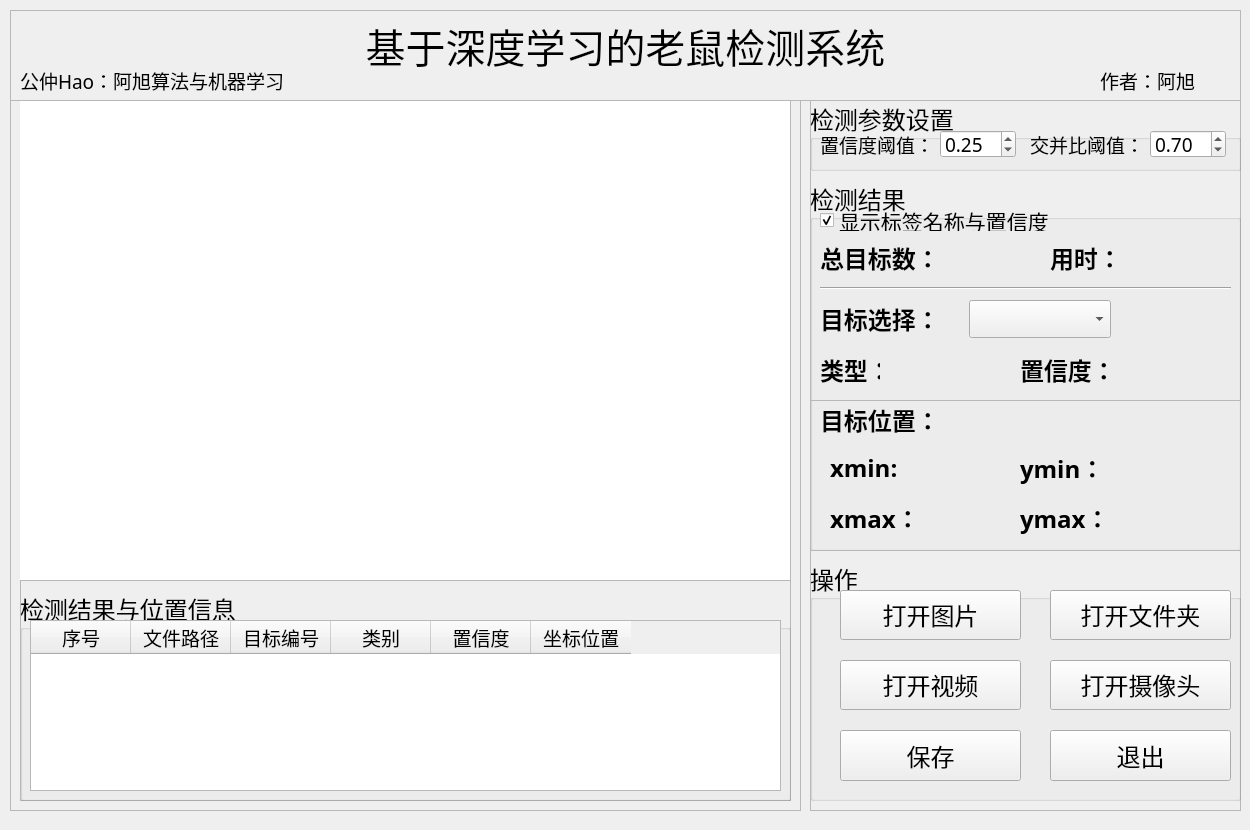
<?xml version="1.0" encoding="UTF-8"?>
<ui version="4.0">
 <class>MainWindow</class>
 <widget class="QMainWindow" name="MainWindow">
  <property name="geometry">
   <rect>
    <x>0</x>
    <y>0</y>
    <width>1250</width>
    <height>830</height>
   </rect>
  </property>
  <property name="minimumSize">
   <size>
    <width>1250</width>
    <height>830</height>
   </size>
  </property>
  <property name="maximumSize">
   <size>
    <width>1250</width>
    <height>830</height>
   </size>
  </property>
  <property name="windowTitle">
   <string>基于深度学习的老鼠检测系统</string>
  </property>
  <property name="windowIcon">
   <iconset resource="ui_sources.qrc">
    <normaloff>:/icons/ui_imgs/icons/目标检测.png</normaloff>:/icons/ui_imgs/icons/目标检测.png</iconset>
  </property>
  <widget class="QWidget" name="centralwidget">
   <widget class="QFrame" name="frame">
    <property name="geometry">
     <rect>
      <x>10</x>
      <y>100</y>
      <width>791</width>
      <height>711</height>
     </rect>
    </property>
    <property name="frameShape">
     <enum>QFrame::StyledPanel</enum>
    </property>
    <property name="frameShadow">
     <enum>QFrame::Raised</enum>
    </property>
    <widget class="QFrame" name="frame_2">
     <property name="geometry">
      <rect>
       <x>10</x>
       <y>0</y>
       <width>771</width>
       <height>481</height>
      </rect>
     </property>
     <property name="frameShape">
      <enum>QFrame::StyledPanel</enum>
     </property>
     <property name="frameShadow">
      <enum>QFrame::Raised</enum>
     </property>
     <widget class="QLabel" name="label_show">
      <property name="geometry">
       <rect>
        <x>0</x>
        <y>0</y>
        <width>770</width>
        <height>480</height>
       </rect>
      </property>
      <property name="minimumSize">
       <size>
        <width>770</width>
        <height>480</height>
       </size>
      </property>
      <property name="maximumSize">
       <size>
        <width>770</width>
        <height>480</height>
       </size>
      </property>
      <property name="styleSheet">
       <string notr="true">background-color: rgb(255, 255, 255);</string>
      </property>
      <property name="text">
       <string/>
      </property>
     </widget>
    </widget>
    <widget class="QFrame" name="frame_3">
     <property name="geometry">
      <rect>
       <x>10</x>
       <y>480</y>
       <width>771</width>
       <height>221</height>
      </rect>
     </property>
     <property name="frameShape">
      <enum>QFrame::StyledPanel</enum>
     </property>
     <property name="frameShadow">
      <enum>QFrame::Raised</enum>
     </property>
     <widget class="QGroupBox" name="groupBox_3">
      <property name="geometry">
       <rect>
        <x>0</x>
        <y>10</y>
        <width>771</width>
        <height>211</height>
       </rect>
      </property>
      <property name="font">
       <font>
        <family>楷体</family>
        <pointsize>18</pointsize>
       </font>
      </property>
      <property name="title">
       <string>检测结果与位置信息</string>
      </property>
      <widget class="QTableWidget" name="tableWidget">
       <property name="geometry">
        <rect>
         <x>10</x>
         <y>30</y>
         <width>751</width>
         <height>171</height>
        </rect>
       </property>
       <property name="font">
        <font>
         <family>华文楷体</family>
         <pointsize>14</pointsize>
        </font>
       </property>
       <column>
        <property name="text">
         <string>序号</string>
        </property>
       </column>
       <column>
        <property name="text">
         <string>文件路径</string>
        </property>
       </column>
       <column>
        <property name="text">
         <string>目标编号</string>
        </property>
       </column>
       <column>
        <property name="text">
         <string>类别</string>
        </property>
       </column>
       <column>
        <property name="text">
         <string>置信度</string>
        </property>
       </column>
       <column>
        <property name="text">
         <string>坐标位置</string>
        </property>
       </column>
      </widget>
     </widget>
    </widget>
   </widget>
   <widget class="QFrame" name="frame_4">
    <property name="geometry">
     <rect>
      <x>810</x>
      <y>100</y>
      <width>431</width>
      <height>711</height>
     </rect>
    </property>
    <property name="frameShape">
     <enum>QFrame::StyledPanel</enum>
    </property>
    <property name="frameShadow">
     <enum>QFrame::Raised</enum>
    </property>
    <widget class="QGroupBox" name="groupBox_2">
     <property name="geometry">
      <rect>
       <x>0</x>
       <y>80</y>
       <width>431</width>
       <height>371</height>
      </rect>
     </property>
     <property name="font">
      <font>
       <family>楷体</family>
       <pointsize>18</pointsize>
      </font>
     </property>
     <property name="title">
      <string>检测结果</string>
     </property>
     <widget class="QFrame" name="frame_6">
      <property name="geometry">
       <rect>
        <x>0</x>
        <y>220</y>
        <width>431</width>
        <height>151</height>
       </rect>
      </property>
      <property name="frameShape">
       <enum>QFrame::StyledPanel</enum>
      </property>
      <property name="frameShadow">
       <enum>QFrame::Raised</enum>
      </property>
      <widget class="QLabel" name="label_4">
       <property name="geometry">
        <rect>
         <x>10</x>
         <y>0</y>
         <width>131</width>
         <height>41</height>
        </rect>
       </property>
       <property name="font">
        <font>
         <family>楷体</family>
         <pointsize>18</pointsize>
        </font>
       </property>
       <property name="styleSheet">
        <string notr="true"/>
       </property>
       <property name="text">
        <string>&lt;html&gt;&lt;head/&gt;&lt;body&gt;&lt;p&gt;&lt;span style=&quot; font-weight:600;&quot;&gt;目标位置：&lt;/span&gt;&lt;/p&gt;&lt;/body&gt;&lt;/html&gt;</string>
       </property>
      </widget>
      <widget class="QWidget" name="layoutWidget">
       <property name="geometry">
        <rect>
         <x>20</x>
         <y>50</y>
         <width>161</width>
         <height>37</height>
        </rect>
       </property>
       <layout class="QHBoxLayout" name="horizontalLayout">
        <item>
         <widget class="QLabel" name="label_6">
          <property name="font">
           <font>
            <family>楷体</family>
            <pointsize>18</pointsize>
            <weight>50</weight>
            <bold>false</bold>
           </font>
          </property>
          <property name="text">
           <string>&lt;html&gt;&lt;head/&gt;&lt;body&gt;&lt;p&gt;&lt;span style=&quot; font-weight:600;&quot;&gt;xmin:&lt;/span&gt;&lt;/p&gt;&lt;/body&gt;&lt;/html&gt;</string>
          </property>
         </widget>
        </item>
        <item>
         <widget class="QLabel" name="label_xmin">
          <property name="palette">
           <palette>
            <active>
             <colorrole role="WindowText">
              <brush brushstyle="SolidPattern">
               <color alpha="255">
                <red>255</red>
                <green>0</green>
                <blue>0</blue>
               </color>
              </brush>
             </colorrole>
            </active>
            <inactive>
             <colorrole role="WindowText">
              <brush brushstyle="SolidPattern">
               <color alpha="255">
                <red>255</red>
                <green>0</green>
                <blue>0</blue>
               </color>
              </brush>
             </colorrole>
            </inactive>
            <disabled>
             <colorrole role="WindowText">
              <brush brushstyle="SolidPattern">
               <color alpha="255">
                <red>120</red>
                <green>120</green>
                <blue>120</blue>
               </color>
              </brush>
             </colorrole>
            </disabled>
           </palette>
          </property>
          <property name="font">
           <font>
            <family>Arial</family>
            <pointsize>16</pointsize>
            <weight>75</weight>
            <bold>true</bold>
           </font>
          </property>
          <property name="text">
           <string/>
          </property>
         </widget>
        </item>
       </layout>
      </widget>
      <widget class="QWidget" name="layoutWidget">
       <property name="geometry">
        <rect>
         <x>210</x>
         <y>50</y>
         <width>161</width>
         <height>37</height>
        </rect>
       </property>
       <layout class="QHBoxLayout" name="horizontalLayout_2">
        <item>
         <widget class="QLabel" name="label_8">
          <property name="text">
           <string>&lt;html&gt;&lt;head/&gt;&lt;body&gt;&lt;p&gt;&lt;span style=&quot; font-weight:600;&quot;&gt;ymin：&lt;/span&gt;&lt;/p&gt;&lt;/body&gt;&lt;/html&gt;</string>
          </property>
         </widget>
        </item>
        <item>
         <widget class="QLabel" name="label_ymin">
          <property name="palette">
           <palette>
            <active>
             <colorrole role="WindowText">
              <brush brushstyle="SolidPattern">
               <color alpha="255">
                <red>255</red>
                <green>0</green>
                <blue>0</blue>
               </color>
              </brush>
             </colorrole>
            </active>
            <inactive>
             <colorrole role="WindowText">
              <brush brushstyle="SolidPattern">
               <color alpha="255">
                <red>255</red>
                <green>0</green>
                <blue>0</blue>
               </color>
              </brush>
             </colorrole>
            </inactive>
            <disabled>
             <colorrole role="WindowText">
              <brush brushstyle="SolidPattern">
               <color alpha="255">
                <red>120</red>
                <green>120</green>
                <blue>120</blue>
               </color>
              </brush>
             </colorrole>
            </disabled>
           </palette>
          </property>
          <property name="font">
           <font>
            <family>Arial</family>
            <pointsize>16</pointsize>
            <weight>75</weight>
            <bold>true</bold>
           </font>
          </property>
          <property name="text">
           <string/>
          </property>
         </widget>
        </item>
       </layout>
      </widget>
      <widget class="QWidget" name="layoutWidget">
       <property name="geometry">
        <rect>
         <x>20</x>
         <y>100</y>
         <width>161</width>
         <height>37</height>
        </rect>
       </property>
       <layout class="QHBoxLayout" name="horizontalLayout_3">
        <item>
         <widget class="QLabel" name="label_7">
          <property name="text">
           <string>&lt;html&gt;&lt;head/&gt;&lt;body&gt;&lt;p&gt;&lt;span style=&quot; font-weight:600;&quot;&gt;xmax：&lt;/span&gt;&lt;/p&gt;&lt;/body&gt;&lt;/html&gt;</string>
          </property>
         </widget>
        </item>
        <item>
         <widget class="QLabel" name="label_xmax">
          <property name="palette">
           <palette>
            <active>
             <colorrole role="WindowText">
              <brush brushstyle="SolidPattern">
               <color alpha="255">
                <red>255</red>
                <green>0</green>
                <blue>0</blue>
               </color>
              </brush>
             </colorrole>
            </active>
            <inactive>
             <colorrole role="WindowText">
              <brush brushstyle="SolidPattern">
               <color alpha="255">
                <red>255</red>
                <green>0</green>
                <blue>0</blue>
               </color>
              </brush>
             </colorrole>
            </inactive>
            <disabled>
             <colorrole role="WindowText">
              <brush brushstyle="SolidPattern">
               <color alpha="255">
                <red>120</red>
                <green>120</green>
                <blue>120</blue>
               </color>
              </brush>
             </colorrole>
            </disabled>
           </palette>
          </property>
          <property name="font">
           <font>
            <family>Arial</family>
            <pointsize>16</pointsize>
            <weight>75</weight>
            <bold>true</bold>
           </font>
          </property>
          <property name="text">
           <string/>
          </property>
         </widget>
        </item>
       </layout>
      </widget>
      <widget class="QWidget" name="layoutWidget">
       <property name="geometry">
        <rect>
         <x>210</x>
         <y>100</y>
         <width>161</width>
         <height>37</height>
        </rect>
       </property>
       <layout class="QHBoxLayout" name="horizontalLayout_4">
        <item>
         <widget class="QLabel" name="label_9">
          <property name="text">
           <string>&lt;html&gt;&lt;head/&gt;&lt;body&gt;&lt;p&gt;&lt;span style=&quot; font-weight:600;&quot;&gt;ymax：&lt;/span&gt;&lt;/p&gt;&lt;/body&gt;&lt;/html&gt;</string>
          </property>
         </widget>
        </item>
        <item>
         <widget class="QLabel" name="label_ymax">
          <property name="palette">
           <palette>
            <active>
             <colorrole role="WindowText">
              <brush brushstyle="SolidPattern">
               <color alpha="255">
                <red>255</red>
                <green>0</green>
                <blue>0</blue>
               </color>
              </brush>
             </colorrole>
            </active>
            <inactive>
             <colorrole role="WindowText">
              <brush brushstyle="SolidPattern">
               <color alpha="255">
                <red>255</red>
                <green>0</green>
                <blue>0</blue>
               </color>
              </brush>
             </colorrole>
            </inactive>
            <disabled>
             <colorrole role="WindowText">
              <brush brushstyle="SolidPattern">
               <color alpha="255">
                <red>120</red>
                <green>120</green>
                <blue>120</blue>
               </color>
              </brush>
             </colorrole>
            </disabled>
           </palette>
          </property>
          <property name="font">
           <font>
            <family>Arial</family>
            <pointsize>16</pointsize>
            <weight>75</weight>
            <bold>true</bold>
           </font>
          </property>
          <property name="text">
           <string/>
          </property>
         </widget>
        </item>
       </layout>
      </widget>
     </widget>
     <widget class="QWidget" name="layoutWidget">
      <property name="geometry">
       <rect>
        <x>10</x>
        <y>60</y>
        <width>211</width>
        <height>37</height>
       </rect>
      </property>
      <layout class="QHBoxLayout" name="horizontalLayout_5">
       <item>
        <widget class="QLabel" name="label">
         <property name="text">
          <string>&lt;html&gt;&lt;head/&gt;&lt;body&gt;&lt;p&gt;&lt;span style=&quot; font-weight:600;&quot;&gt;总目标数：&lt;/span&gt;&lt;/p&gt;&lt;/body&gt;&lt;/html&gt;</string>
         </property>
        </widget>
       </item>
       <item>
        <widget class="QLabel" name="label_nums">
         <property name="palette">
          <palette>
           <active>
            <colorrole role="WindowText">
             <brush brushstyle="SolidPattern">
              <color alpha="255">
               <red>255</red>
               <green>0</green>
               <blue>0</blue>
              </color>
             </brush>
            </colorrole>
            <colorrole role="Text">
             <brush brushstyle="SolidPattern">
              <color alpha="255">
               <red>0</red>
               <green>0</green>
               <blue>0</blue>
              </color>
             </brush>
            </colorrole>
            <colorrole role="PlaceholderText">
             <brush brushstyle="SolidPattern">
              <color alpha="128">
               <red>255</red>
               <green>0</green>
               <blue>0</blue>
              </color>
             </brush>
            </colorrole>
           </active>
           <inactive>
            <colorrole role="WindowText">
             <brush brushstyle="SolidPattern">
              <color alpha="255">
               <red>255</red>
               <green>0</green>
               <blue>0</blue>
              </color>
             </brush>
            </colorrole>
            <colorrole role="Text">
             <brush brushstyle="SolidPattern">
              <color alpha="255">
               <red>0</red>
               <green>0</green>
               <blue>0</blue>
              </color>
             </brush>
            </colorrole>
            <colorrole role="PlaceholderText">
             <brush brushstyle="SolidPattern">
              <color alpha="128">
               <red>255</red>
               <green>0</green>
               <blue>0</blue>
              </color>
             </brush>
            </colorrole>
           </inactive>
           <disabled>
            <colorrole role="WindowText">
             <brush brushstyle="SolidPattern">
              <color alpha="255">
               <red>120</red>
               <green>120</green>
               <blue>120</blue>
              </color>
             </brush>
            </colorrole>
            <colorrole role="Text">
             <brush brushstyle="SolidPattern">
              <color alpha="255">
               <red>120</red>
               <green>120</green>
               <blue>120</blue>
              </color>
             </brush>
            </colorrole>
            <colorrole role="PlaceholderText">
             <brush brushstyle="SolidPattern">
              <color alpha="128">
               <red>0</red>
               <green>0</green>
               <blue>0</blue>
              </color>
             </brush>
            </colorrole>
           </disabled>
          </palette>
         </property>
         <property name="font">
          <font>
           <family>Arial</family>
           <pointsize>16</pointsize>
           <weight>75</weight>
           <bold>true</bold>
          </font>
         </property>
         <property name="text">
          <string/>
         </property>
        </widget>
       </item>
      </layout>
     </widget>
     <widget class="QWidget" name="layoutWidget">
      <property name="geometry">
       <rect>
        <x>10</x>
        <y>120</y>
        <width>291</width>
        <height>38</height>
       </rect>
      </property>
      <layout class="QHBoxLayout" name="horizontalLayout_6">
       <item>
        <widget class="QLabel" name="label_5">
         <property name="text">
          <string>&lt;html&gt;&lt;head/&gt;&lt;body&gt;&lt;p&gt;&lt;span style=&quot; font-weight:600;&quot;&gt;目标选择：&lt;/span&gt;&lt;/p&gt;&lt;/body&gt;&lt;/html&gt;</string>
         </property>
        </widget>
       </item>
       <item>
        <widget class="QComboBox" name="comboBox"/>
       </item>
      </layout>
     </widget>
     <widget class="QWidget" name="layoutWidget_2">
      <property name="geometry">
       <rect>
        <x>240</x>
        <y>60</y>
        <width>181</width>
        <height>37</height>
       </rect>
      </property>
      <layout class="QHBoxLayout" name="horizontalLayout_7">
       <item>
        <widget class="QLabel" name="label_10">
         <property name="text">
          <string>&lt;html&gt;&lt;head/&gt;&lt;body&gt;&lt;p&gt;&lt;span style=&quot; font-weight:600;&quot;&gt;用时：&lt;/span&gt;&lt;/p&gt;&lt;/body&gt;&lt;/html&gt;</string>
         </property>
        </widget>
       </item>
       <item>
        <widget class="QLabel" name="time_lb">
         <property name="palette">
          <palette>
           <active>
            <colorrole role="WindowText">
             <brush brushstyle="SolidPattern">
              <color alpha="255">
               <red>255</red>
               <green>0</green>
               <blue>0</blue>
              </color>
             </brush>
            </colorrole>
            <colorrole role="Text">
             <brush brushstyle="SolidPattern">
              <color alpha="255">
               <red>0</red>
               <green>0</green>
               <blue>0</blue>
              </color>
             </brush>
            </colorrole>
            <colorrole role="PlaceholderText">
             <brush brushstyle="SolidPattern">
              <color alpha="128">
               <red>255</red>
               <green>0</green>
               <blue>0</blue>
              </color>
             </brush>
            </colorrole>
           </active>
           <inactive>
            <colorrole role="WindowText">
             <brush brushstyle="SolidPattern">
              <color alpha="255">
               <red>255</red>
               <green>0</green>
               <blue>0</blue>
              </color>
             </brush>
            </colorrole>
            <colorrole role="Text">
             <brush brushstyle="SolidPattern">
              <color alpha="255">
               <red>0</red>
               <green>0</green>
               <blue>0</blue>
              </color>
             </brush>
            </colorrole>
            <colorrole role="PlaceholderText">
             <brush brushstyle="SolidPattern">
              <color alpha="128">
               <red>255</red>
               <green>0</green>
               <blue>0</blue>
              </color>
             </brush>
            </colorrole>
           </inactive>
           <disabled>
            <colorrole role="WindowText">
             <brush brushstyle="SolidPattern">
              <color alpha="255">
               <red>120</red>
               <green>120</green>
               <blue>120</blue>
              </color>
             </brush>
            </colorrole>
            <colorrole role="Text">
             <brush brushstyle="SolidPattern">
              <color alpha="255">
               <red>120</red>
               <green>120</green>
               <blue>120</blue>
              </color>
             </brush>
            </colorrole>
            <colorrole role="PlaceholderText">
             <brush brushstyle="SolidPattern">
              <color alpha="128">
               <red>0</red>
               <green>0</green>
               <blue>0</blue>
              </color>
             </brush>
            </colorrole>
           </disabled>
          </palette>
         </property>
         <property name="font">
          <font>
           <family>Arial</family>
           <pointsize>16</pointsize>
           <weight>75</weight>
           <bold>true</bold>
          </font>
         </property>
         <property name="text">
          <string/>
         </property>
        </widget>
       </item>
      </layout>
     </widget>
     <widget class="QWidget" name="layoutWidget">
      <property name="geometry">
       <rect>
        <x>210</x>
        <y>170</y>
        <width>211</width>
        <height>41</height>
       </rect>
      </property>
      <layout class="QHBoxLayout" name="horizontalLayout_8">
       <item>
        <widget class="QLabel" name="label_11">
         <property name="text">
          <string>&lt;html&gt;&lt;head/&gt;&lt;body&gt;&lt;p&gt;&lt;span style=&quot; font-weight:600;&quot;&gt;置信度：&lt;/span&gt;&lt;/p&gt;&lt;/body&gt;&lt;/html&gt;</string>
         </property>
        </widget>
       </item>
       <item>
        <widget class="QLabel" name="label_conf">
         <property name="palette">
          <palette>
           <active>
            <colorrole role="WindowText">
             <brush brushstyle="SolidPattern">
              <color alpha="255">
               <red>255</red>
               <green>0</green>
               <blue>0</blue>
              </color>
             </brush>
            </colorrole>
           </active>
           <inactive>
            <colorrole role="WindowText">
             <brush brushstyle="SolidPattern">
              <color alpha="255">
               <red>255</red>
               <green>0</green>
               <blue>0</blue>
              </color>
             </brush>
            </colorrole>
           </inactive>
           <disabled>
            <colorrole role="WindowText">
             <brush brushstyle="SolidPattern">
              <color alpha="255">
               <red>120</red>
               <green>120</green>
               <blue>120</blue>
              </color>
             </brush>
            </colorrole>
           </disabled>
          </palette>
         </property>
         <property name="font">
          <font>
           <family>Arial</family>
           <pointsize>16</pointsize>
           <weight>75</weight>
           <bold>true</bold>
          </font>
         </property>
         <property name="text">
          <string/>
         </property>
        </widget>
       </item>
      </layout>
     </widget>
     <widget class="QWidget" name="layoutWidget_3">
      <property name="geometry">
       <rect>
        <x>10</x>
        <y>170</y>
        <width>191</width>
        <height>41</height>
       </rect>
      </property>
      <layout class="QHBoxLayout" name="horizontalLayout_9">
       <item>
        <widget class="QLabel" name="label_13">
         <property name="maximumSize">
          <size>
           <width>60</width>
           <height>16777215</height>
          </size>
         </property>
         <property name="text">
          <string>&lt;html&gt;&lt;head/&gt;&lt;body&gt;&lt;p&gt;&lt;span style=&quot; font-weight:600;&quot;&gt;类型：&lt;/span&gt;&lt;/p&gt;&lt;/body&gt;&lt;/html&gt;</string>
         </property>
        </widget>
       </item>
       <item>
        <widget class="QLabel" name="type_lb">
         <property name="palette">
          <palette>
           <active>
            <colorrole role="WindowText">
             <brush brushstyle="SolidPattern">
              <color alpha="255">
               <red>255</red>
               <green>0</green>
               <blue>0</blue>
              </color>
             </brush>
            </colorrole>
           </active>
           <inactive>
            <colorrole role="WindowText">
             <brush brushstyle="SolidPattern">
              <color alpha="255">
               <red>255</red>
               <green>0</green>
               <blue>0</blue>
              </color>
             </brush>
            </colorrole>
           </inactive>
           <disabled>
            <colorrole role="WindowText">
             <brush brushstyle="SolidPattern">
              <color alpha="255">
               <red>120</red>
               <green>120</green>
               <blue>120</blue>
              </color>
             </brush>
            </colorrole>
           </disabled>
          </palette>
         </property>
         <property name="font">
          <font>
           <family>Arial</family>
           <pointsize>16</pointsize>
           <weight>75</weight>
           <bold>true</bold>
          </font>
         </property>
         <property name="text">
          <string/>
         </property>
        </widget>
       </item>
      </layout>
     </widget>
     <widget class="Line" name="line">
      <property name="geometry">
       <rect>
        <x>10</x>
        <y>100</y>
        <width>411</width>
        <height>16</height>
       </rect>
      </property>
      <property name="orientation">
       <enum>Qt::Horizontal</enum>
      </property>
     </widget>
     <widget class="QCheckBox" name="show_labels_and_conf">
      <property name="geometry">
       <rect>
        <x>10</x>
        <y>30</y>
        <width>271</width>
        <height>21</height>
       </rect>
      </property>
      <property name="font">
       <font>
        <family>楷体</family>
        <pointsize>16</pointsize>
       </font>
      </property>
      <property name="text">
       <string>显示标签名称与置信度</string>
      </property>
      <property name="checked">
       <bool>true</bool>
      </property>
     </widget>
    </widget>
    <widget class="QGroupBox" name="groupBox_4">
     <property name="geometry">
      <rect>
       <x>0</x>
       <y>460</y>
       <width>431</width>
       <height>241</height>
      </rect>
     </property>
     <property name="font">
      <font>
       <family>楷体</family>
       <pointsize>18</pointsize>
      </font>
     </property>
     <property name="title">
      <string>操作</string>
     </property>
     <widget class="QPushButton" name="SaveBtn">
      <property name="geometry">
       <rect>
        <x>30</x>
        <y>170</y>
        <width>181</width>
        <height>51</height>
       </rect>
      </property>
      <property name="text">
       <string>保存</string>
      </property>
      <property name="icon">
       <iconset resource="ui_sources.qrc">
        <normaloff>:/icons/ui_imgs/icons/保存.png</normaloff>:/icons/ui_imgs/icons/保存.png</iconset>
      </property>
      <property name="iconSize">
       <size>
        <width>30</width>
        <height>30</height>
       </size>
      </property>
     </widget>
     <widget class="QPushButton" name="ExitBtn">
      <property name="geometry">
       <rect>
        <x>240</x>
        <y>170</y>
        <width>181</width>
        <height>51</height>
       </rect>
      </property>
      <property name="text">
       <string>退出</string>
      </property>
      <property name="icon">
       <iconset resource="ui_sources.qrc">
        <normaloff>:/icons/ui_imgs/icons/退出.png</normaloff>:/icons/ui_imgs/icons/退出.png</iconset>
      </property>
      <property name="iconSize">
       <size>
        <width>30</width>
        <height>30</height>
       </size>
      </property>
     </widget>
     <widget class="QPushButton" name="VideoBtn">
      <property name="geometry">
       <rect>
        <x>30</x>
        <y>100</y>
        <width>181</width>
        <height>50</height>
       </rect>
      </property>
      <property name="font">
       <font>
        <family>楷体</family>
        <pointsize>18</pointsize>
       </font>
      </property>
      <property name="styleSheet">
       <string notr="true"/>
      </property>
      <property name="text">
       <string>打开视频</string>
      </property>
      <property name="icon">
       <iconset>
        <activeon>:/icons/ui_imgs/icons/video.png</activeon>
       </iconset>
      </property>
      <property name="iconSize">
       <size>
        <width>40</width>
        <height>40</height>
       </size>
      </property>
     </widget>
     <widget class="QPushButton" name="CapBtn">
      <property name="geometry">
       <rect>
        <x>240</x>
        <y>100</y>
        <width>181</width>
        <height>50</height>
       </rect>
      </property>
      <property name="font">
       <font>
        <family>楷体</family>
        <pointsize>18</pointsize>
       </font>
      </property>
      <property name="styleSheet">
       <string notr="true"/>
      </property>
      <property name="text">
       <string>打开摄像头</string>
      </property>
      <property name="icon">
       <iconset>
        <activeon>:/icons/ui_imgs/icons/camera.png</activeon>
       </iconset>
      </property>
      <property name="iconSize">
       <size>
        <width>40</width>
        <height>40</height>
       </size>
      </property>
     </widget>
     <widget class="QPushButton" name="PicBtn">
      <property name="geometry">
       <rect>
        <x>30</x>
        <y>30</y>
        <width>181</width>
        <height>50</height>
       </rect>
      </property>
      <property name="font">
       <font>
        <family>楷体</family>
        <pointsize>18</pointsize>
       </font>
      </property>
      <property name="styleSheet">
       <string notr="true"/>
      </property>
      <property name="text">
       <string>打开图片</string>
      </property>
      <property name="icon">
       <iconset>
        <activeon>:/icons/ui_imgs/icons/img.png</activeon>
       </iconset>
      </property>
      <property name="iconSize">
       <size>
        <width>40</width>
        <height>40</height>
       </size>
      </property>
     </widget>
     <widget class="QPushButton" name="FilesBtn">
      <property name="geometry">
       <rect>
        <x>240</x>
        <y>30</y>
        <width>181</width>
        <height>50</height>
       </rect>
      </property>
      <property name="font">
       <font>
        <family>楷体</family>
        <pointsize>18</pointsize>
       </font>
      </property>
      <property name="styleSheet">
       <string notr="true"/>
      </property>
      <property name="text">
       <string>打开文件夹</string>
      </property>
      <property name="icon">
       <iconset resource="ui_sources.qrc">
        <normaloff>:/icons/ui_imgs/icons/folder.png</normaloff>:/icons/ui_imgs/icons/folder.png</iconset>
      </property>
      <property name="iconSize">
       <size>
        <width>40</width>
        <height>40</height>
       </size>
      </property>
     </widget>
    </widget>
    <widget class="QGroupBox" name="groupBox">
     <property name="geometry">
      <rect>
       <x>0</x>
       <y>0</y>
       <width>431</width>
       <height>71</height>
      </rect>
     </property>
     <property name="font">
      <font>
       <family>楷体</family>
       <pointsize>18</pointsize>
      </font>
     </property>
     <property name="title">
      <string>检测参数设置</string>
     </property>
     <widget class="QWidget" name="layoutWidget_4">
      <property name="geometry">
       <rect>
        <x>10</x>
        <y>30</y>
        <width>196</width>
        <height>28</height>
       </rect>
      </property>
      <layout class="QHBoxLayout" name="horizontalLayout_11">
       <item>
        <widget class="QLabel" name="label_2">
         <property name="font">
          <font>
           <family>楷体</family>
           <pointsize>14</pointsize>
          </font>
         </property>
         <property name="text">
          <string>置信度阈值：</string>
         </property>
        </widget>
       </item>
       <item>
        <widget class="QDoubleSpinBox" name="doubleSpinBox">
         <property name="font">
          <font>
           <family>楷体</family>
           <pointsize>14</pointsize>
          </font>
         </property>
         <property name="maximum">
          <double>1.000000000000000</double>
         </property>
         <property name="singleStep">
          <double>0.050000000000000</double>
         </property>
         <property name="value">
          <double>0.250000000000000</double>
         </property>
        </widget>
       </item>
      </layout>
     </widget>
     <widget class="QWidget" name="layoutWidget_5">
      <property name="geometry">
       <rect>
        <x>220</x>
        <y>30</y>
        <width>196</width>
        <height>28</height>
       </rect>
      </property>
      <layout class="QHBoxLayout" name="horizontalLayout_12">
       <item>
        <widget class="QLabel" name="label_12">
         <property name="font">
          <font>
           <family>楷体</family>
           <pointsize>14</pointsize>
          </font>
         </property>
         <property name="text">
          <string>交并比阈值：</string>
         </property>
        </widget>
       </item>
       <item>
        <widget class="QDoubleSpinBox" name="doubleSpinBox_2">
         <property name="font">
          <font>
           <family>楷体</family>
           <pointsize>14</pointsize>
          </font>
         </property>
         <property name="maximum">
          <double>1.000000000000000</double>
         </property>
         <property name="singleStep">
          <double>0.050000000000000</double>
         </property>
         <property name="value">
          <double>0.700000000000000</double>
         </property>
        </widget>
       </item>
      </layout>
     </widget>
    </widget>
   </widget>
   <widget class="QFrame" name="frame_5">
    <property name="geometry">
     <rect>
      <x>10</x>
      <y>10</y>
      <width>1231</width>
      <height>91</height>
     </rect>
    </property>
    <property name="frameShape">
     <enum>QFrame::StyledPanel</enum>
    </property>
    <property name="frameShadow">
     <enum>QFrame::Raised</enum>
    </property>
    <widget class="QLabel" name="label_3">
     <property name="geometry">
      <rect>
       <x>10</x>
       <y>10</y>
       <width>1211</width>
       <height>51</height>
      </rect>
     </property>
     <property name="font">
      <font>
       <family>楷体</family>
       <pointsize>30</pointsize>
      </font>
     </property>
     <property name="text">
      <string>基于深度学习的老鼠检测系统</string>
     </property>
     <property name="alignment">
      <set>Qt::AlignCenter</set>
     </property>
    </widget>
    <widget class="QLabel" name="label_14">
     <property name="geometry">
      <rect>
       <x>10</x>
       <y>60</y>
       <width>311</width>
       <height>21</height>
      </rect>
     </property>
     <property name="font">
      <font>
       <family>楷体</family>
       <pointsize>14</pointsize>
       <underline>true</underline>
      </font>
     </property>
     <property name="text">
      <string>公仲Hao：阿旭算法与机器学习</string>
     </property>
    </widget>
    <widget class="QLabel" name="label_15">
     <property name="geometry">
      <rect>
       <x>1090</x>
       <y>60</y>
       <width>121</width>
       <height>21</height>
      </rect>
     </property>
     <property name="font">
      <font>
       <family>楷体</family>
       <pointsize>14</pointsize>
       <underline>true</underline>
      </font>
     </property>
     <property name="text">
      <string>作者：阿旭</string>
     </property>
    </widget>
   </widget>
  </widget>
 </widget>
 <resources>
  <include location="ui_sources.qrc"/>
  <include location="../../2TrackProgram/CarPersonTrack/UIProgram/ui_sources.qrc"/>
 </resources>
 <connections/>
</ui>
